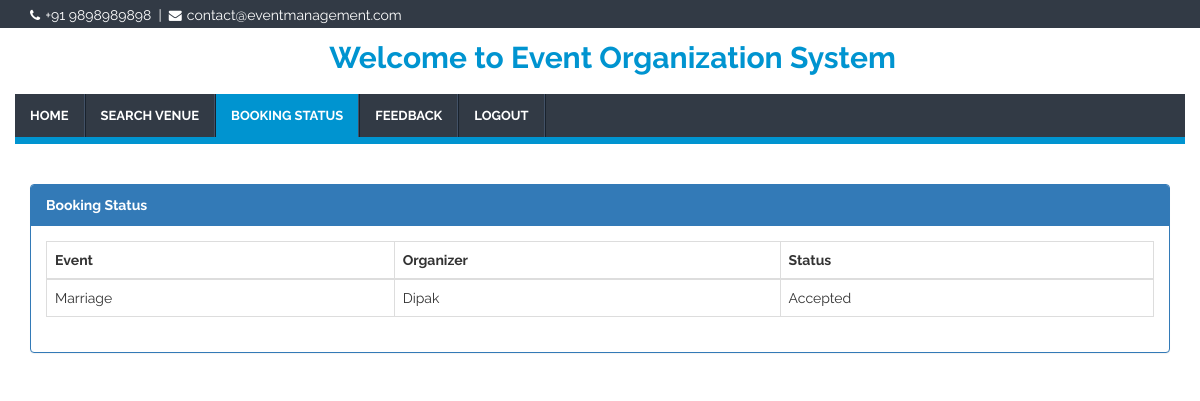
The page /customer_bookingStatus.php (signed in) on the database its author committed.
### tables this page shows
CREATE TABLE IF NOT EXISTS `customer_req` (
  `id` int(11) NOT NULL AUTO_INCREMENT,
  `customer` varchar(50) NOT NULL,
  `email` varchar(50) NOT NULL,
  `event` varchar(50) NOT NULL,
  `organizer` varchar(50) NOT NULL,
  `c_status` varchar(20) NOT NULL,
  `a_status` varchar(20) NOT NULL,
  PRIMARY KEY (`id`)
);

### customer_bookingStatus.php (the view, shortened to what this page needs)
<?php
    $con = mysqli_connect("localhost","root","","event_management");
    if(isset($_SESSION['username']) && isset($_SESSION['uemail'])){
        $customer = $_SESSION['username'];
?>
<!DOCTYPE html>
<html lang="en">
<head>
    <link rel="stylesheet" href="css/bootstrap.min.css">
    <link rel="stylesheet" href="css/font-awesome.min.css">
    <link rel="stylesheet" href="css/style.css">
</head>
<body data-spy="scroll" data-offset="50" data-target=".navbar-collapse">
    <header id="header">
        <div id="top-bar">
            <div class="container">
                <div class="row">
                    <div class="col-sm-7 hidden-xs top-info">
                        <span>
                            <i class="fa fa-phone"></i>+91 9898989898</span>&nbsp;&nbsp;|&nbsp;
                        <span>
                            <i class="fa fa-envelope"></i>contact@eventmanagement.com </span>
                    </div>
                </div>
            </div>
        </div>
        <div id="logo-bar" class="clearfix" style="margin-bottom: -5px;margin-top: -12px;">
            <div class="container">
                <div class="row">
                    <div style="margin-top: -25px;margin-bottom: 25px">
                        <center>
                            <h2 class="logo-head">
                                <strong>Welcome to Event Organization System</strong>
                            </h2>
                        </center>
                    </div>
                </div>
            </div>
        </div>
        <div class="navbar navbar-default navbar-static-top container" role="navigation" style="margin-bottom: -110px;">
            <div class="row">
                <div class="navbar-collapse collapse">
                    <ul class="nav navbar-nav">
                        <li>
                            <a href="customer_dashboard.php">HOME</a>
                        </li>
                        <li>
                            <a href="search_venue.php" class="smoothScroll">SEARCH VENUE</a>
                        </li>
                        <li id="bookingStatus">
                            <a href="customer_bookingStatus.php" class="smoothScroll">BOOKING STATUS</a>
                        </li>
                        <li>
                            <a href="customer_feedback.php" class="smoothScroll">FEEDBACK</a>
                        </li>
                        <li>
                            <a href="customer_logout.php" class="smoothScroll">LOGOUT</a>
                        </li>
                    </ul>
                </div>
            </div>
        </div>
    </header>
    <div class="container" style="margin-top: 150px;">
    <div class="panel panel-primary">
            <div class="panel-heading"><strong>Booking Status</strong></div>
            <div class="panel-body">
                <table class="table table-bordered table-hover">
                    <thead>
                        <tr>
                            <th>Event</th>
                            <th>Organizer</th>
                            <th>Status</th>
                        </tr>
                    </thead>
                    <tbody id="myTable">
                        <?php
                            $sql = "select * from customer_req where customer='$customer'";
                            $result = mysqli_query($con,$sql);
                            if(mysqli_num_rows($result) > 0){
                                while($row = mysqli_fetch_array($result)){
                        ?>
                        <tr>
                            <td><?php echo $row['event'] ?></td>
                            <td><?php echo $row['organizer'] ?></td>
                            <td><?php echo $row['c_status'] ?></td>
                        </tr>
                        <?php }} ?>
                    </tbody>
                </table>
            </div>
        </div>
    </div>
</body>
</html>
<?php
    }
    else{
        header('Location: index.php');
    }
?>

### css/style.css (style rules this page uses)
body { background: #ffffff; font-family: 'Raleway', sans-serif; font-weight: 400; position: relative; }
h2, h3, h4 { font-weight: bold; }
.logo-head { margin-top: 50px; color: #0094d0; margin-left: 25px; }
.navbar-default .navbar-nav li a { font-size: 13px; font-weight: bold; line-height: 13px; }
#header { z-index: 999; background: #fff; width: 100%; transition: all 0.4s ease-in-out 0s; }
#top-bar { background: #323A45; color: #fff; padding: 5px 0 3px; }
.top-info span i { font-size: 13px; margin-right: 5px; }
.navbar { margin-bottom: 0; background: #323A45; min-height: 35px; border: none; border-bottom: 7px solid #0094d0; }
.navbar-default .navbar-collapse, .navbar-default .navbar-form { border-color: transparent; }
.navbar-nav { border-right: 1px solid #19222d; }
.navbar-default .navbar-nav > li:first-child { border-left: none; }
.navbar-default .navbar-nav > li { border-left: 1px solid #19222d; border-right: 1px solid #425166; }
.navbar-default .navbar-nav>li>a { color: #fff; }

### customer_bookingStatus.php (style rules this page uses)
ul > li#bookingStatus { background: #0094d0; color:#fff; }

### rows shown on the page
customer_req: event "Marriage", organizer "Dipak", c_status "Accepted"
